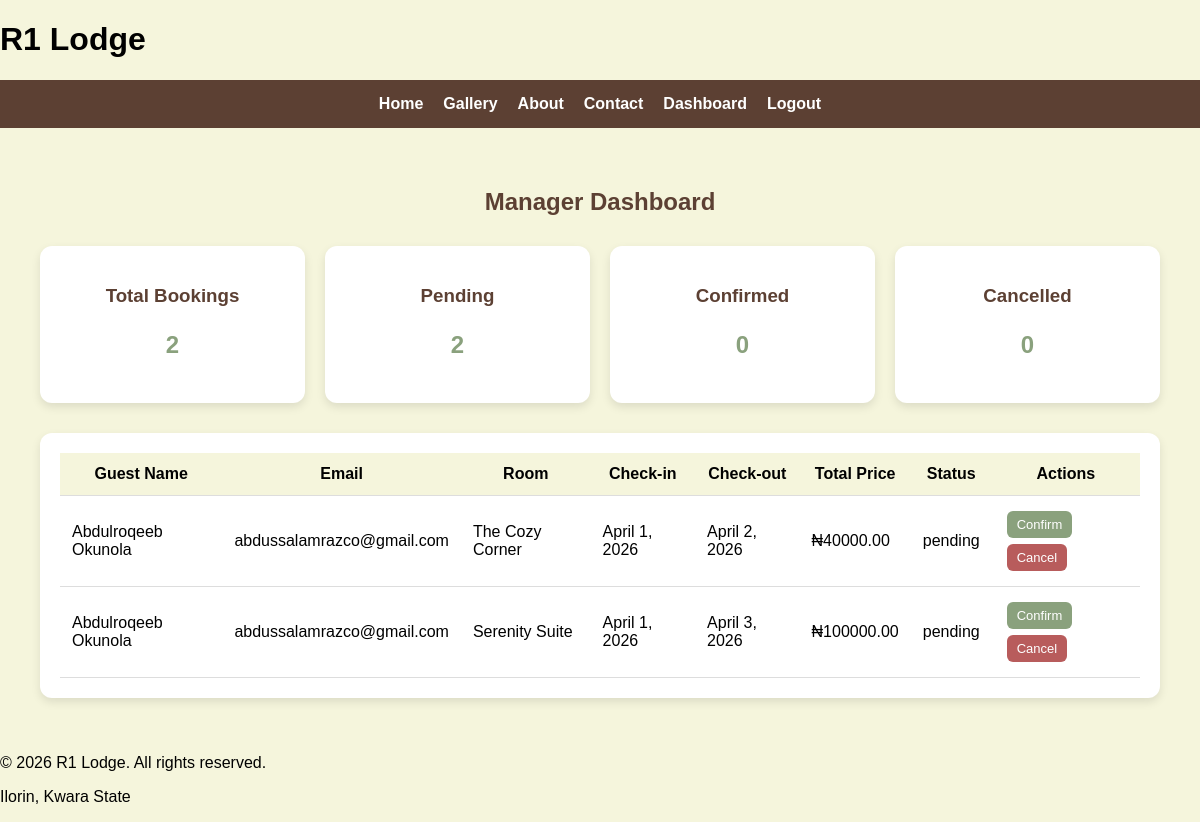
/manager-dashboard/ (signed in), run on an earlier commit of the app's database.
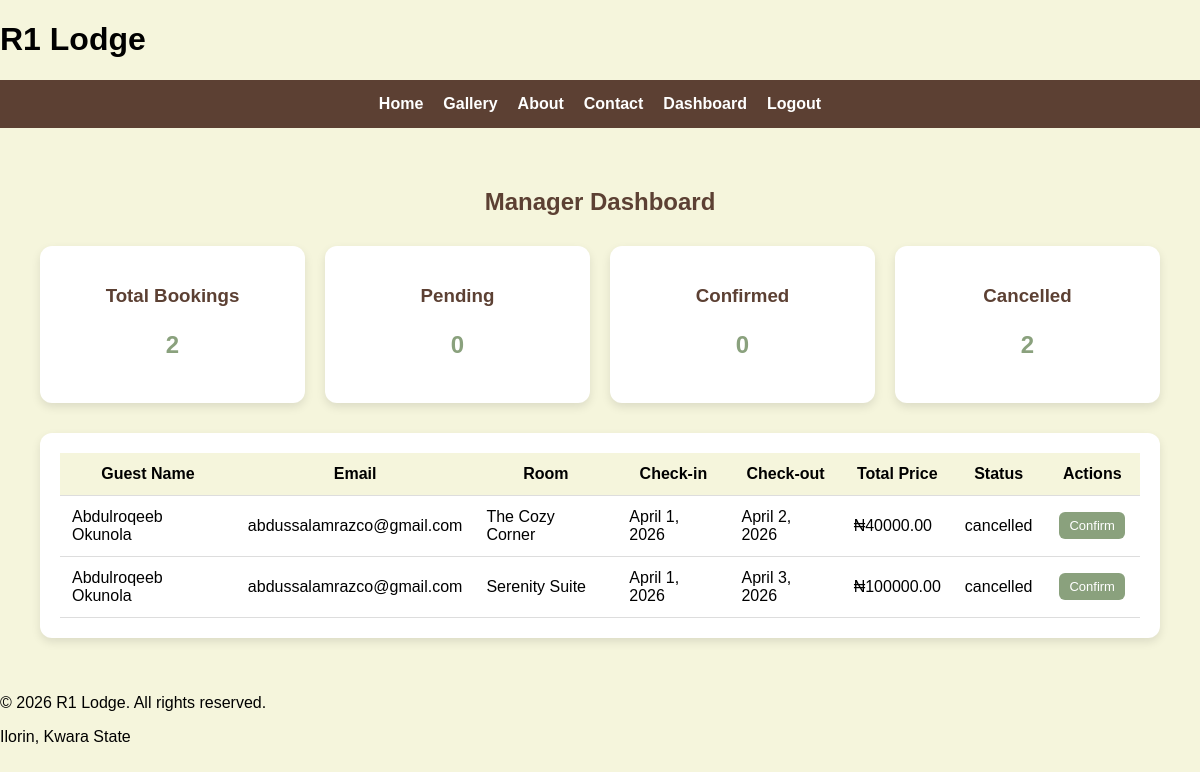
And on a later commit of the database.
### lodge/models.py (models this page shows, shortened)
class Booking(models.Model):
    PAYMENT_STATUS_CHOICES = [
        ('pending', 'Pending'),
        ('paid', 'Paid'),
        ('failed', 'Failed'),
        ('abandoned', 'Abandoned'),
    ]
    BOOKING_STATUS_CHOICES = [
        ('pending_payment', 'Pending Payment'),
        ('confirmed', 'Confirmed'),
        ('cancelled', 'Cancelled'),
        ('expired', 'Expired'),
    ]
    STATUS_CHOICES = [
        ('pending', 'Pending'),
        ('confirmed', 'Confirmed'),
        ('cancelled', 'Cancelled'),
    ]
    room = models.ForeignKey(Room, on_delete=models.CASCADE)
    guest_name = models.CharField(max_length=100)
    guest_email = models.EmailField()
    check_in = models.DateField()
    check_out = models.DateField()
    total_price = models.DecimalField(max_digits=10, decimal_places=2, default=0)
    payment_reference = models.CharField(max_length=200, blank=True, null=True)
    payment_status = models.CharField(max_length=20, choices=PAYMENT_STATUS_CHOICES, default='pending')
    booking_status = models.CharField(max_length=20, choices=BOOKING_STATUS_CHOICES, default='pending_payment')
    status = models.CharField(max_length=20, choices=STATUS_CHOICES, default='pending')
    created_at = models.DateTimeField(auto_now_add=True)

class Room(models.Model):
    name = models.CharField(max_length=100)
    description = models.TextField()
    price = models.DecimalField(max_digits=10, decimal_places=2)
    image = models.ImageField(upload_to='rooms/', null=True, blank=True)

### lodge/views.py (the view)
# urls.py: path('manager-dashboard/', views.manager_dashboard, name='manager_dashboard'),
@staff_member_required
def manager_dashboard(request):
    bookings = Booking.objects.all().order_by('-check_in')
    total_bookings = bookings.count()
    pending_bookings = bookings.filter(status='pending').count()
    confirmed_bookings = bookings.filter(status='confirmed').count()
    cancelled_bookings = bookings.filter(status='cancelled').count()
    context = {
        'bookings': bookings,
        'total_bookings': total_bookings,
        'pending_bookings': pending_bookings,
        'confirmed_bookings': confirmed_bookings,
        'cancelled_bookings': cancelled_bookings,
    }
    return render(request, 'manager_dashboard.html', context)

### templates/manager_dashboard.html
{% extends 'base.html' %}
{% block content %}
<div class="dashboard-container">
    <h2>Manager Dashboard</h2>
    <div class="dashboard-cards">
        <div class="dashboard-card">
            <h3>Total Bookings</h3>
            <p>{{ total_bookings }}</p>
        </div>
        <div class="dashboard-card">
            <h3>Pending</h3>
            <p>{{ pending_bookings }}</p>
        </div>
        <div class="dashboard-card">
            <h3>Confirmed</h3>
            <p>{{ confirmed_bookings }}</p>
        </div>
        <div class="dashboard-card">
            <h3>Cancelled</h3>
            <p>{{ cancelled_bookings }}</p>
        </div>
    </div>
    <div class="dashboard-table">
        <table>
            <thead>
                <tr>
                    <th>Guest Name</th>
                    <th>Email</th>
                    <th>Room</th>
                    <th>Check-in</th>
                    <th>Check-out</th>
                    <th>Total Price</th>
                    <th>Status</th>
                    <th>Actions</th>
                </tr>
            </thead>
            <tbody>
                {% for booking in bookings %}
                <tr>
                    <td>{{ booking.guest_name }}</td>
                    <td>{{ booking.guest_email }}</td>
                    <td>{{ booking.room.name }}</td>
                    <td>{{ booking.check_in }}</td>
                    <td>{{ booking.check_out }}</td>
                    <td>₦{{ booking.total_price }}</td>
                    <td>{{ booking.status }}</td>
                    <td>
                        {% if booking.status == 'pending' %}
                            <a href="{% url 'confirm_booking' booking.id %}" class="action-btn confirm-btn">Confirm</a>
                            <a href="{% url 'cancel_booking' booking.id %}" class="action-btn cancel-btn">Cancel</a>
                        {% elif booking.status == 'confirmed' %}
                            <a href="{% url 'cancel_booking' booking.id %}" class="action-btn cancel-btn">Cancel</a>
                        {% elif booking.status == 'cancelled' %}
                            <a href="{% url 'confirm_booking' booking.id %}" class="action-btn confirm-btn">Confirm</a>
                        {% endif %}
                    </td>
                </tr>
                {% empty %}
                <tr>
                    <td colspan="8">No bookings yet.</td>
                </tr>
                {% endfor %}
            </tbody>
        </table>
    </div>
</div>
{% endblock %}

What changed in the data, as far as the page shows it:
changed Booking "April 2, 2026": status "pending" → "cancelled"; no longer shows "Cancel"
changed Booking "April 3, 2026": status "pending" → "cancelled"; no longer shows "Cancel"
Also different on the page:
{{ pending_bookings }}: "2" → "0"
{{ cancelled_bookings }}: "0" → "2"
